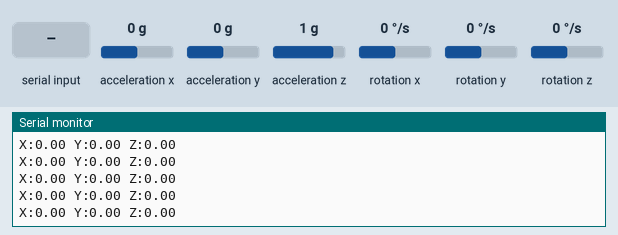
Simulated run of this sketch. Board: Arduino Uno, built with avr-gcc and run on an emulated ATmega328P. On the bench: the last lines printed to the serial monitor. The test bench sets the inputs (shaded band); at power-on: acceleration x 0 g, acceleration y 0 g, acceleration z 1 g, rotation z 0 °/s, rotation x 0 °/s, rotation y 0 °/s.

Above: at 2.0 s.
2.1 s: acceleration x set to -1.4 g
At 3.1 s:
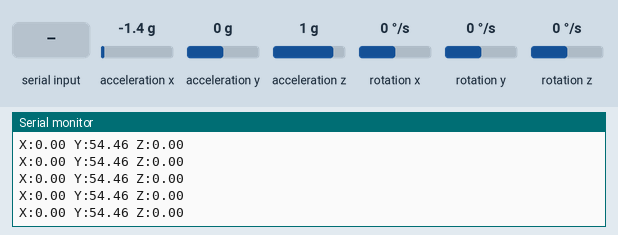
3.6 s: acceleration y set to -1.4 g
At 4.1 s:
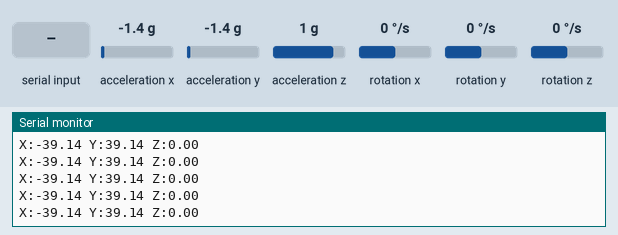
5.1 s: acceleration z set to -1.4 g
At 6.0 s:
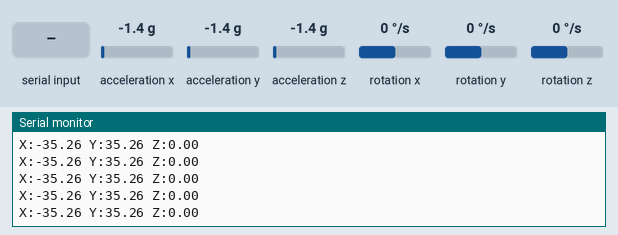
8.1 s: rotation z set to -192 °/s
At 8.8 s:
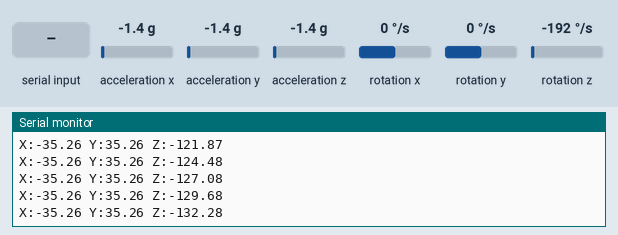
9.6 s: acceleration y set to 0.8 g
At 10.2 s:
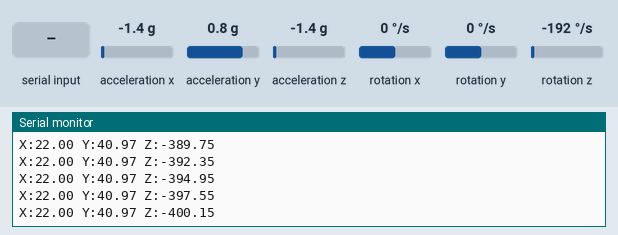
12.6 s: "1" received over Serial
Timing chart, 0 to 15.6 s (numbered marks = the images above; inputs shaded):
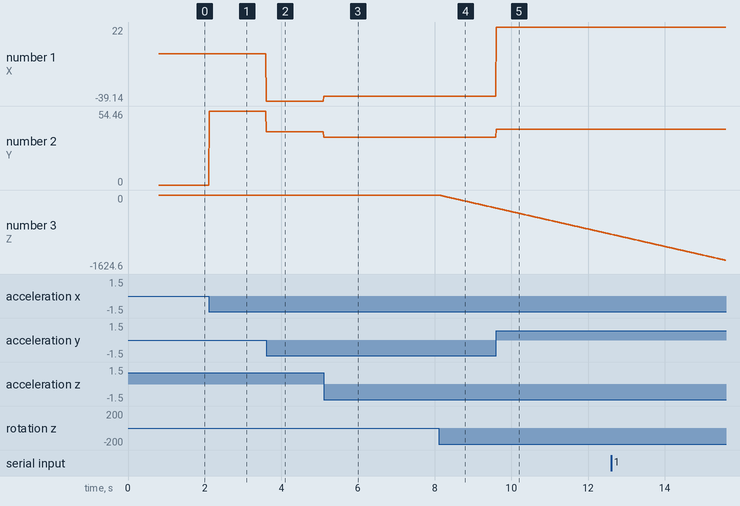

The sketch:

MeGyroTest.ino
```cpp
/**
 * @version V1.0.0
 * @date    2016/09/18
 * @brief   Modified Gyro example to work with Auriga
 *
 */

#include "MeAuriga.h"
#include <Wire.h>

MeGyro gyro(1,0x69);

void setup()
{
  Serial.begin(115200);
  gyro.begin();
}

void loop()
{
  gyro.update();
  Serial.read();
  Serial.print("X:");
  Serial.print(gyro.getAngleX() );
  Serial.print(" Y:");
  Serial.print(gyro.getAngleY() );
  Serial.print(" Z:");
  Serial.println(gyro.getAngleZ() );
  delay(10);
}
```

Measured:
- after the input at 2.1 s, the serial monitor: prints a new line at once (image 1)
- after the input at 3.6 s, the serial monitor: prints a new line at once (image 2)
- after the input at 5.1 s, the serial monitor: prints a new line at once (image 3)
- after the input at 8.1 s, the serial monitor: prints a new line at once (image 4)
- plotted number 1: 0 → -39.14 after the input at 3.6 s, -39.14 → -35.26 after the input at 5.1 s
- plotted number 2: 0 → 54.46 after the input at 2.1 s, 54.46 → 39.14 after the input at 3.6 s, 39.14 → 35.26 after the input at 5.1 s
- plotted number 3: 0 → -285.75 after the input at 8.1 s
